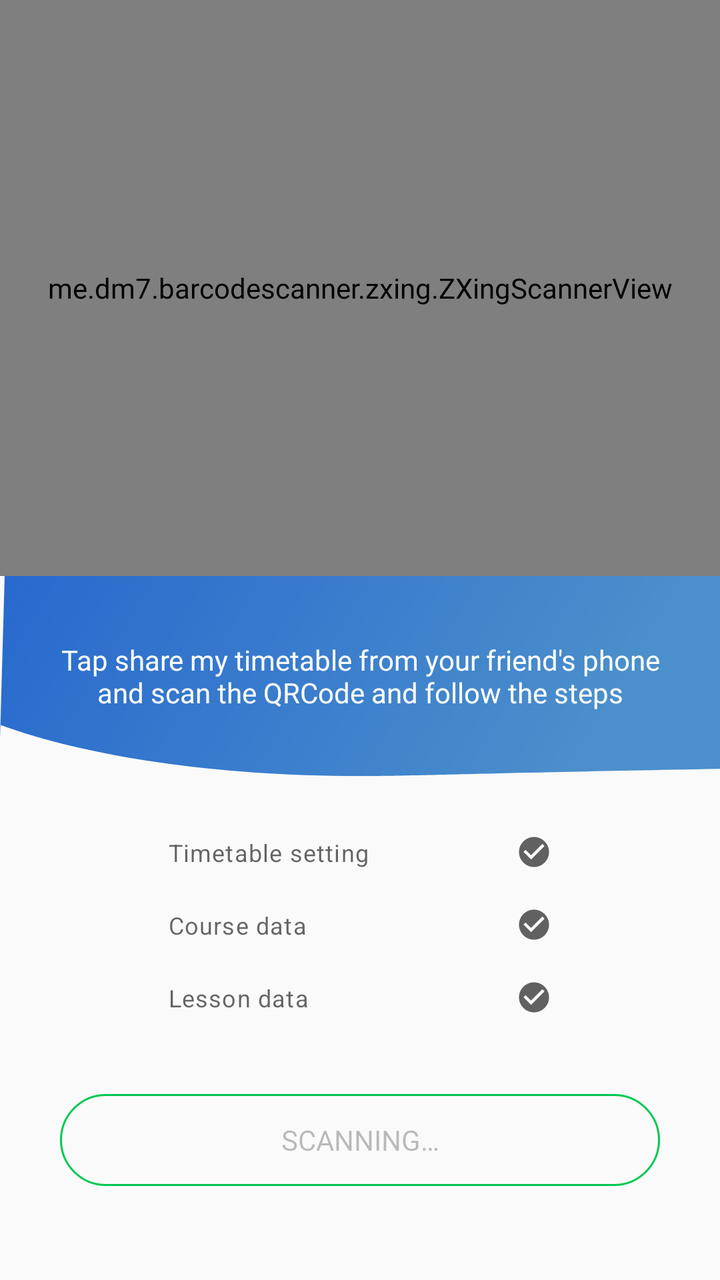
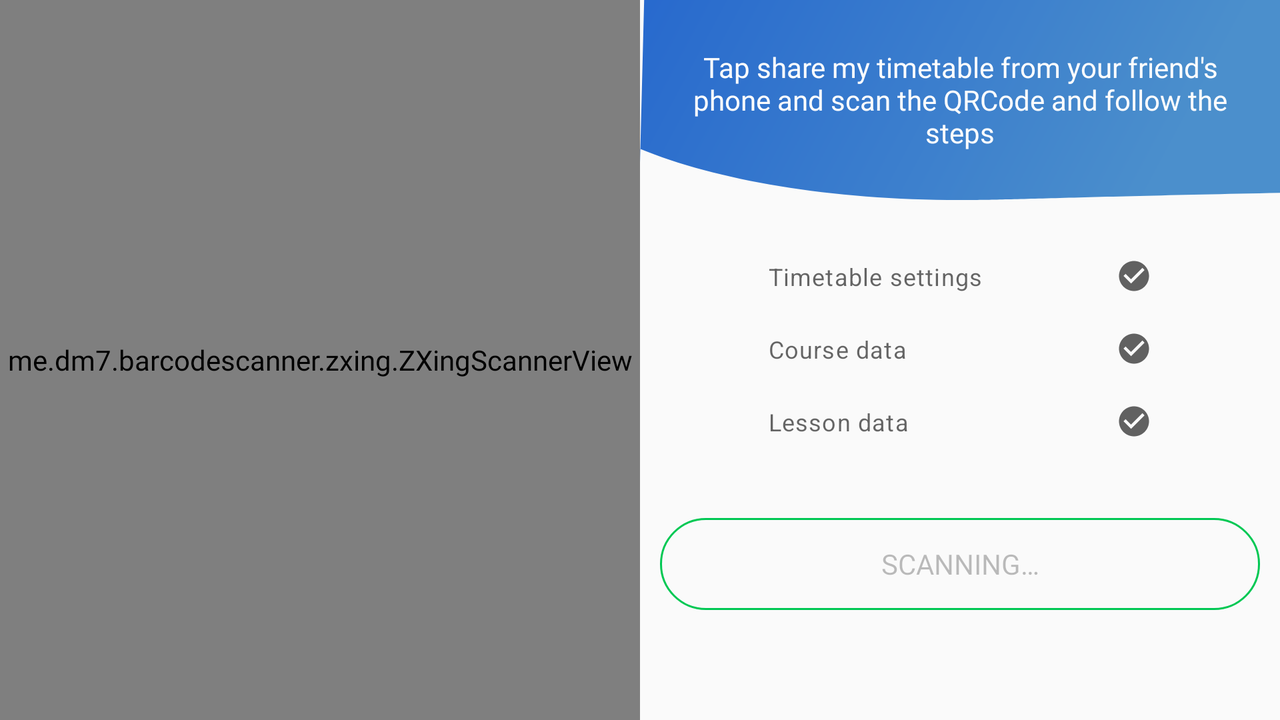

Two renders of one Android screen. The first uses the default layout on a phone; the second uses the alternative layout the repository ships for a different screen configuration, on a matching device. The two XML files are below.
<!-- AndroidManifest.xml: application theme AppTheme.Blue -->
<!-- res/layout/qrcode_scanner.xml -->
<?xml version="1.0" encoding="utf-8"?>

<LinearLayout xmlns:android="http://schemas.android.com/apk/res/android"
    android:orientation="vertical"
    android:layout_width="match_parent"
    android:layout_height="match_parent"
    xmlns:app="http://schemas.android.com/apk/res-auto">
    <RelativeLayout
        android:layout_width="match_parent"
        android:layout_height="0dp"
        android:layout_weight="4.5">
        <me.dm7.barcodescanner.zxing.ZXingScannerView
            android:id="@+id/qr_scanner"
            app:laserEnabled="true"
            app:borderColor="@color/Color5"
            app:borderLength="10dp"
            app:borderWidth="3dp"
            app:laserColor="@color/Color5"
            app:borderAlpha="0.9"
            android:layout_width="match_parent"
            android:layout_height="match_parent"/>
    </RelativeLayout>

    <LinearLayout
        android:id="@+id/qr_code_status_layout"
        android:layout_width="match_parent"
        android:layout_height="0dp"
        android:orientation="vertical"
        android:layout_weight="5.5">
        <androidx.core.widget.NestedScrollView
            android:layout_width="match_parent"
            android:layout_height="wrap_content">
        <LinearLayout
            android:layout_width="match_parent"
            android:layout_height="wrap_content"
            android:orientation="vertical"
            android:gravity="center_horizontal">
            <RelativeLayout
                android:layout_width="wrap_content"
                android:layout_height="100dp">
                <androidx.appcompat.widget.AppCompatImageView
                    android:layout_width="match_parent"
                    android:layout_height="match_parent"
                    android:scaleType="fitXY"
                    app:srcCompat="?attr/qrHeaderBackground"/>
                <androidx.appcompat.widget.AppCompatTextView
                    android:id="@+id/qr_code_status_tv"
                    android:layout_width="match_parent"
                    android:layout_height="match_parent"
                    android:gravity="center"
                    android:padding="20dp"
                    android:text="@string/qr_share_desc"
                    android:textColor="#FDFDFD"
                    android:typeface="sans" />
            </RelativeLayout>

            <androidx.appcompat.widget.AppCompatCheckedTextView
                android:id="@+id/qr_code_chtv_1"
                style="@style/TextAppearance.MaterialComponents.Caption"
                android:layout_width="212dp"
                android:layout_height="wrap_content"
                android:layout_marginTop="20dp"
                android:checkMark="@drawable/circular_check_selector"
                android:gravity="center"
                android:padding="10dp"
                android:text="@string/timetable_setting" />

            <androidx.appcompat.widget.AppCompatCheckedTextView
                android:id="@+id/qr_code_chtv_2"
                style="@style/TextAppearance.MaterialComponents.Caption"
                android:layout_width="212dp"
                android:layout_height="wrap_content"
                android:checkMark="@drawable/circular_check_selector"
                android:checked="false"
                android:gravity="center"
                android:padding="10dp"
                android:text="@string/course_data" />

            <androidx.appcompat.widget.AppCompatCheckedTextView
                android:id="@+id/qr_code_chtv_3"
                style="@style/TextAppearance.MaterialComponents.Caption"
                android:layout_width="212dp"
                android:layout_height="wrap_content"
                android:checkMark="@drawable/circular_check_selector"
                android:checked="false"
                android:gravity="center"
                android:padding="10dp"
                android:text="@string/lesson_data" />

            <androidx.appcompat.widget.AppCompatToggleButton
                android:id="@+id/qr_code_button"
                style="@style/Widget.AppCompat.Button.Borderless"
                android:layout_width="wrap_content"
                android:enabled="false"
                android:layout_height="46dp"
                android:layout_marginTop="30dp"
                android:background="@drawable/btn_border_selector"
                android:textOff="@string/scanning"/>
        </LinearLayout>
        </androidx.core.widget.NestedScrollView>
    </LinearLayout>
</LinearLayout>
<!-- resources referenced by this layout -->
<resources>
  <color name="Color5">#00C853</color>
  <!-- drawable btn_border_selector (drawable) -->
  <?xml version="1.0" encoding="utf-8"?>
  
  <selector xmlns:android="http://schemas.android.com/apk/res/android">
      <item
          android:state_pressed="false"
          android:drawable="@drawable/btn_border"/>
      <item android:state_pressed="true"
          android:drawable="@drawable/btn_border_active"/>
  </selector>
  <!-- drawable circular_check_selector (drawable) -->
  <?xml version="1.0" encoding="utf-8"?>
  
  <selector xmlns:android="http://schemas.android.com/apk/res/android">
      <item android:drawable="@drawable/ic_check_circle_grey_700_18dp" android:state_checked="false" />
      <item android:drawable="@drawable/ic_check_circle_green_800_18dp" android:state_checked="true" />
  </selector>
  <string name="course_data">Course data</string>
  <string name="lesson_data">Lesson data</string>
  <string name="qr_share_desc">Tap share my timetable from your friend\'s phone and scan the QRCode and follow the steps</string>
  <string name="scanning">Scanning…</string>
  <string name="timetable_setting">Timetable setting</string>
  <!-- drawable btn_border (drawable) -->
  <?xml version="1.0" encoding="utf-8"?>
  
  <shape android:shape="rectangle"
      xmlns:android="http://schemas.android.com/apk/res/android">
      <stroke android:width="1dp"
          android:color="@color/Color5"/>
      <corners android:radius="30dp"/>
      <size android:width="300dp"
          android:height="40dp"/>
  </shape>
  <!-- drawable btn_border_active (drawable) -->
  <?xml version="1.0" encoding="utf-8"?>
  
  <shape android:shape="rectangle"
      xmlns:android="http://schemas.android.com/apk/res/android">
      <stroke
          android:width="0.5dp"
          android:color="#0AF8D3"/>
      <corners android:radius="30dp"/>
      <size android:width="300dp"
          android:height="40dp"/>
      <gradient android:startColor="@color/Color5"
          android:endColor="#0CBBBB"/>
  </shape>
  <!-- drawable ic_check_circle_grey_700_18dp (drawable) -->
  <?xml version="1.0" encoding="UTF-8" standalone="no"?>
  
  <vector xmlns:android="http://schemas.android.com/apk/res/android" android:height="18dp" android:viewportHeight="24.0" android:viewportWidth="24.0" android:width="18dp">
      <path android:fillColor="#616161" android:pathData="M12,2C6.48,2 2,6.48 2,12s4.48,10 10,10 10,-4.48 10,-10S17.52,2 12,2zM10,17l-5,-5 1.41,-1.41L10,14.17l7.59,-7.59L19,8l-9,9z"/>
  </vector>
  <!-- drawable ic_check_circle_green_800_18dp (drawable) -->
  <?xml version="1.0" encoding="UTF-8" standalone="no"?>
  
  <vector xmlns:android="http://schemas.android.com/apk/res/android" android:height="18dp" android:viewportHeight="24.0" android:viewportWidth="24.0" android:width="18dp">
      <path android:fillColor="#2E7D32" android:pathData="M12,2C6.48,2 2,6.48 2,12s4.48,10 10,10 10,-4.48 10,-10S17.52,2 12,2zM10,17l-5,-5 1.41,-1.41L10,14.17l7.59,-7.59L19,8l-9,9z"/>
  </vector>
  <style name="AppTheme" parent="Theme.AppCompat.DayNight.NoActionBar">
        
          <item name="android:fontFamily">@font/roboto_condensed_light</item>
          <item name="fontFamily">@font/roboto_condensed_light</item>
          <item name="toolbarStyle">@style/ToolBar</item>
          <item name="actionBarStyle">@style/ToolBar</item>
      </style>
  <color name="primaryColorBlue">#2271DD</color>
  <color name="primaryColorDarkBlue">#1F6AE2</color>
  <color name="accentColorBlue">#198BEE</color>
  <style name="ToolBar" parent="Widget.AppCompat.Toolbar">
          <item name="android:background">?attr/colorPrimary</item>
          <item name="titleTextColor">@color/deepWhite</item>
          <item name="iconTint">@color/deepWhite</item>
          <item name="android:height">?attr/actionBarSize</item>
      </style>
  <color name="deepWhite">#FFF</color>
</resources>
<!-- res/layout-land/qrcode_scanner.xml (the repository's variant of the layout above) -->
<!-- drawn on the phone turned sideways -->
<?xml version="1.0" encoding="utf-8"?>
<LinearLayout xmlns:android="http://schemas.android.com/apk/res/android"
    android:orientation="horizontal" android:layout_width="match_parent"
    android:layout_height="match_parent"
    xmlns:app="http://schemas.android.com/apk/res-auto">
    <RelativeLayout
        android:layout_width="0dp"
        android:layout_weight="5"
        android:layout_height="match_parent">
        <me.dm7.barcodescanner.zxing.ZXingScannerView
            android:id="@+id/qr_scanner"
            app:laserEnabled="true"
            app:borderColor="@color/Color5"
            app:borderLength="15dp"
            app:borderWidth="3dp"
            app:laserColor="@color/Color5"
            app:borderAlpha="0.9"
            android:layout_width="match_parent"
            android:layout_height="match_parent"/>

    </RelativeLayout>

    <LinearLayout
        android:id="@+id/qr_code_status_layout"
        android:layout_width="0dp"
        android:layout_height="match_parent"
        android:orientation="vertical"
        android:layout_weight="5">
        <androidx.core.widget.NestedScrollView
            android:layout_width="match_parent"
            android:layout_height="match_parent">
        <LinearLayout
            android:layout_width="match_parent"
            android:layout_height="match_parent"
            android:orientation="vertical"
            android:gravity="center_horizontal">

            <RelativeLayout
                android:layout_width="wrap_content"
                android:layout_height="100dp">
                <androidx.appcompat.widget.AppCompatImageView
                    android:layout_width="match_parent"
                    android:layout_height="match_parent"
                    android:scaleType="fitXY"
                    app:srcCompat="?attr/qrHeaderBackground"/>
                <androidx.appcompat.widget.AppCompatTextView
                    android:id="@+id/qr_code_status_tv"
                    android:layout_width="match_parent"
                    android:layout_height="match_parent"
                    android:gravity="center"
                    android:padding="20dp"
                    android:text="@string/qr_share_desc"
                    android:textColor="#FDFDFD"
                    />
            </RelativeLayout>

            <androidx.appcompat.widget.AppCompatCheckedTextView
                android:id="@+id/qr_code_chtv_1"
                style="@style/TextAppearance.MaterialComponents.Caption"
                android:layout_width="212dp"
                android:layout_height="wrap_content"
                android:layout_marginTop="20dp"
                android:checkMark="@drawable/circular_check_selector"
                android:gravity="center"
                android:padding="10dp"
                android:text="@string/timetable_settings" />

            <androidx.appcompat.widget.AppCompatCheckedTextView
                android:id="@+id/qr_code_chtv_2"
                style="@style/TextAppearance.MaterialComponents.Caption"
                android:layout_width="212dp"
                android:layout_height="wrap_content"
                android:checkMark="@drawable/circular_check_selector"
                android:checked="false"
                android:gravity="center"
                android:padding="10dp"
                android:text="@string/course_data" />

            <androidx.appcompat.widget.AppCompatCheckedTextView
                android:id="@+id/qr_code_chtv_3"
                style="@style/TextAppearance.MaterialComponents.Caption"
                android:layout_width="212dp"
                android:layout_height="wrap_content"
                android:checkMark="@drawable/circular_check_selector"
                android:checked="false"
                android:gravity="center"
                android:padding="10dp"
                android:text="@string/lesson_data" />

        <androidx.appcompat.widget.AppCompatToggleButton
            android:id="@+id/qr_code_button"
            android:gravity="center"
            android:enabled="false"
            style="@style/Widget.AppCompat.Button.Borderless"
            android:layout_width="wrap_content"
            android:layout_height="46dp"
            android:background="@drawable/btn_border_selector"
            android:layout_marginTop="30dp"
            android:textOff="@string/scanning" />
        </LinearLayout>
        </androidx.core.widget.NestedScrollView>
    </LinearLayout>
</LinearLayout>
<!-- resources referenced by the variant -->
<!-- as the phone turned sideways resolves them -->
<resources>
  <color name="Color5">#00C853</color>
  <!-- drawable btn_border_selector (drawable) -->
  <?xml version="1.0" encoding="utf-8"?>
  
  <selector xmlns:android="http://schemas.android.com/apk/res/android">
      <item
          android:state_pressed="false"
          android:drawable="@drawable/btn_border"/>
      <item android:state_pressed="true"
          android:drawable="@drawable/btn_border_active"/>
  </selector>
  <!-- drawable circular_check_selector (drawable) -->
  <?xml version="1.0" encoding="utf-8"?>
  
  <selector xmlns:android="http://schemas.android.com/apk/res/android">
      <item android:drawable="@drawable/ic_check_circle_grey_700_18dp" android:state_checked="false" />
      <item android:drawable="@drawable/ic_check_circle_green_800_18dp" android:state_checked="true" />
  </selector>
  <string name="course_data">Course data</string>
  <string name="lesson_data">Lesson data</string>
  <string name="qr_share_desc">Tap share my timetable from your friend\'s phone and scan the QRCode and follow the steps</string>
  <string name="scanning">Scanning…</string>
  <string name="timetable_settings">Timetable settings</string>
  <!-- drawable btn_border (drawable) -->
  <?xml version="1.0" encoding="utf-8"?>
  
  <shape android:shape="rectangle"
      xmlns:android="http://schemas.android.com/apk/res/android">
      <stroke android:width="1dp"
          android:color="@color/Color5"/>
      <corners android:radius="30dp"/>
      <size android:width="300dp"
          android:height="40dp"/>
  </shape>
  <!-- drawable btn_border_active (drawable) -->
  <?xml version="1.0" encoding="utf-8"?>
  
  <shape android:shape="rectangle"
      xmlns:android="http://schemas.android.com/apk/res/android">
      <stroke
          android:width="0.5dp"
          android:color="#0AF8D3"/>
      <corners android:radius="30dp"/>
      <size android:width="300dp"
          android:height="40dp"/>
      <gradient android:startColor="@color/Color5"
          android:endColor="#0CBBBB"/>
  </shape>
  <!-- drawable ic_check_circle_grey_700_18dp (drawable) -->
  <?xml version="1.0" encoding="UTF-8" standalone="no"?>
  
  <vector xmlns:android="http://schemas.android.com/apk/res/android" android:height="18dp" android:viewportHeight="24.0" android:viewportWidth="24.0" android:width="18dp">
      <path android:fillColor="#616161" android:pathData="M12,2C6.48,2 2,6.48 2,12s4.48,10 10,10 10,-4.48 10,-10S17.52,2 12,2zM10,17l-5,-5 1.41,-1.41L10,14.17l7.59,-7.59L19,8l-9,9z"/>
  </vector>
  <!-- drawable ic_check_circle_green_800_18dp (drawable) -->
  <?xml version="1.0" encoding="UTF-8" standalone="no"?>
  
  <vector xmlns:android="http://schemas.android.com/apk/res/android" android:height="18dp" android:viewportHeight="24.0" android:viewportWidth="24.0" android:width="18dp">
      <path android:fillColor="#2E7D32" android:pathData="M12,2C6.48,2 2,6.48 2,12s4.48,10 10,10 10,-4.48 10,-10S17.52,2 12,2zM10,17l-5,-5 1.41,-1.41L10,14.17l7.59,-7.59L19,8l-9,9z"/>
  </vector>
  <style name="AppTheme" parent="Theme.AppCompat.DayNight.NoActionBar">
        
          <item name="android:fontFamily">@font/roboto_condensed_light</item>
          <item name="fontFamily">@font/roboto_condensed_light</item>
          <item name="toolbarStyle">@style/ToolBar</item>
          <item name="actionBarStyle">@style/ToolBar</item>
      </style>
  <color name="primaryColorBlue">#2271DD</color>
  <color name="primaryColorDarkBlue">#1F6AE2</color>
  <color name="accentColorBlue">#198BEE</color>
  <style name="ToolBar" parent="Widget.AppCompat.Toolbar">
          <item name="android:background">?attr/colorPrimary</item>
          <item name="titleTextColor">@color/deepWhite</item>
          <item name="iconTint">@color/deepWhite</item>
          <item name="android:height">?attr/actionBarSize</item>
      </style>
  <color name="deepWhite">#FFF</color>
</resources>
